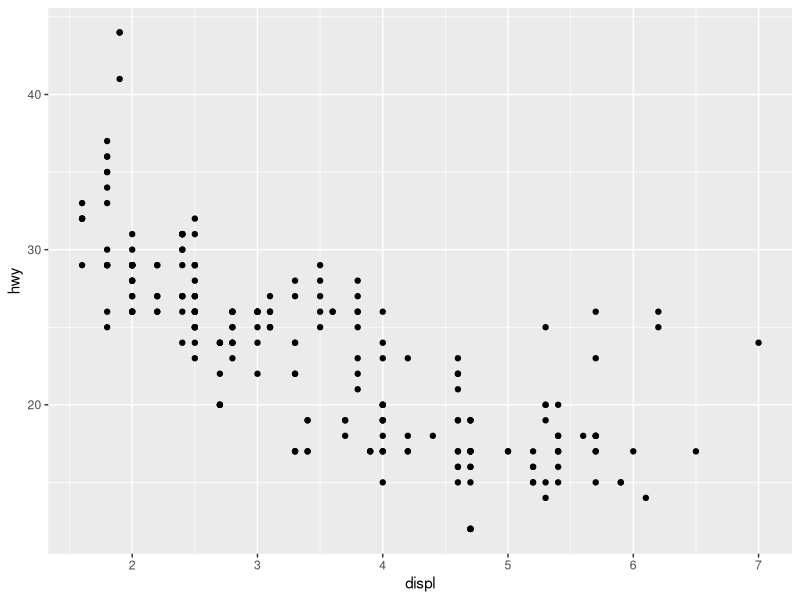
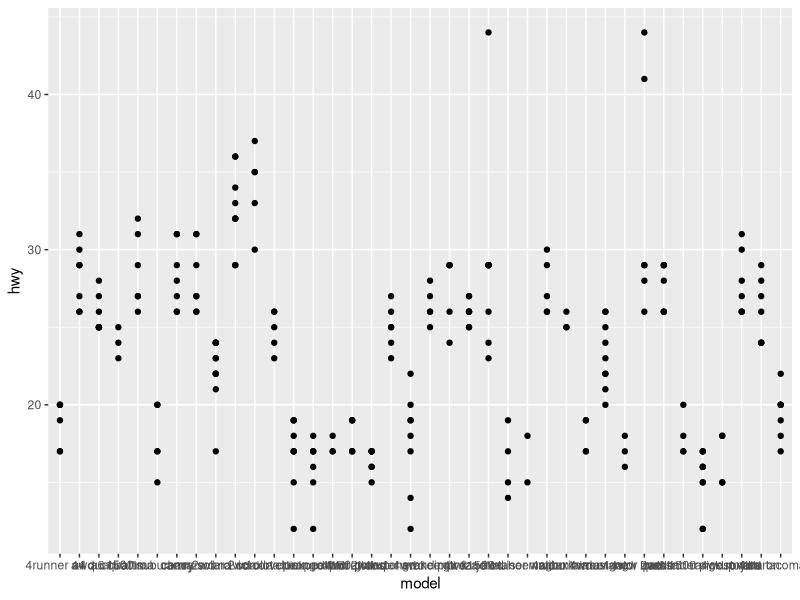
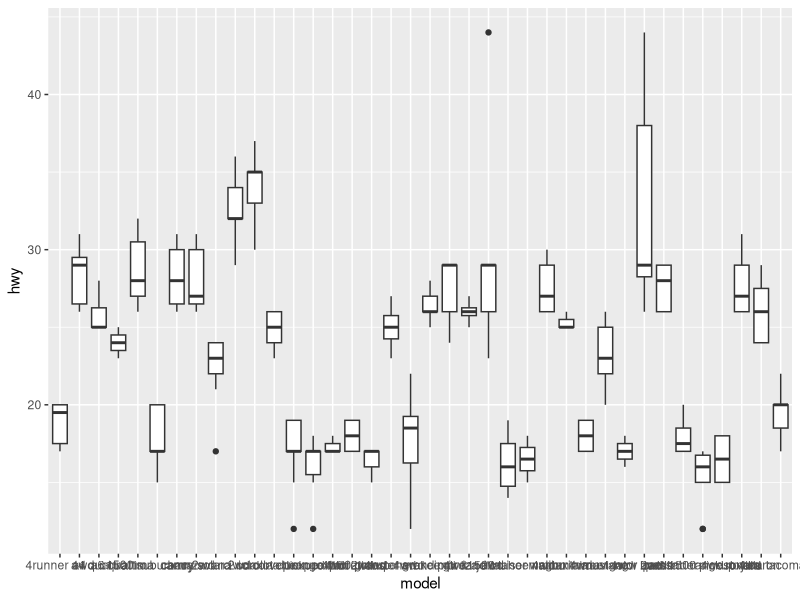

These figures' R source, in order:
#' ## Assignment Set 1: Lesson 1
#'
#' Add R Code under the questions. If you are done, 'knit' the document, commit
#' and push to GitHub.
#'
#' 1. Using R as a calculator

1 + 2

3 + 5 * 6

3 * 5 +
  6

3 * 5
+ 6

( (3 + 5) * 6 )

cos(pi) * 2

2 * 3 == 4

# Placeholder: Add R code here

#' 2. Basic Plotting

# install.packages("tidyverse")
library(tidyverse)

# Placeholder: Add R code here

mpg

view(mpg)

ggplot(mpg, aes(x = displ, y = hwy)) +
  geom_point()

ggplot(mpg, aes(x = model, y = hwy)) +
  geom_point()

ggplot(mpg, aes(x = model, y = hwy)) +
  geom_boxplot()

#' 3. Bonus: Read about "GitHub Pages". Create a new directory `docs/`,
#'    save the 'knitted' result of your work in this directory as `index.html`
#'    and publish it so that others can see your work in a browser.
